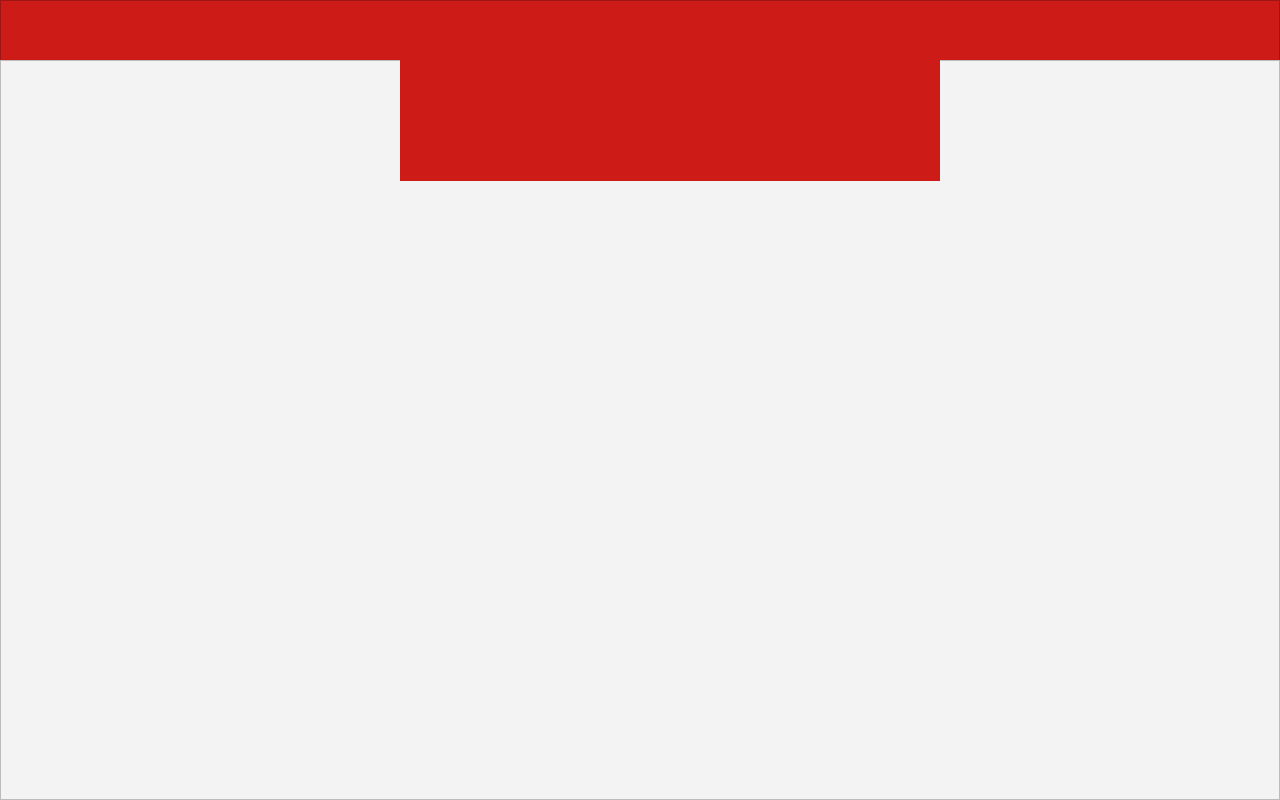
<?xml version="1.0" encoding="UTF-8"?>
<ui version="4.0">
 <class>MainWindow</class>
 <widget class="QMainWindow" name="MainWindow">
  <property name="geometry">
   <rect>
    <x>0</x>
    <y>0</y>
    <width>1280</width>
    <height>800</height>
   </rect>
  </property>
  <property name="windowTitle">
   <string>MainWindow</string>
  </property>
  <widget class="QWidget" name="centralwidget">
   <widget class="QFrame" name="background">
    <property name="geometry">
     <rect>
      <x>0</x>
      <y>0</y>
      <width>1280</width>
      <height>800</height>
     </rect>
    </property>
    <property name="styleSheet">
     <string notr="true">background-color: #F3F3F3;</string>
    </property>
    <property name="frameShape">
     <enum>QFrame::Shape::StyledPanel</enum>
    </property>
    <property name="frameShadow">
     <enum>QFrame::Shadow::Raised</enum>
    </property>
    <widget class="QFrame" name="frame">
     <property name="geometry">
      <rect>
       <x>0</x>
       <y>0</y>
       <width>1280</width>
       <height>61</height>
      </rect>
     </property>
     <property name="styleSheet">
      <string notr="true">background-color:#CD1C18;</string>
     </property>
     <property name="frameShape">
      <enum>QFrame::Shape::StyledPanel</enum>
     </property>
     <property name="frameShadow">
      <enum>QFrame::Shadow::Raised</enum>
     </property>
    </widget>
    <widget class="QFrame" name="frame_2">
     <property name="geometry">
      <rect>
       <x>0</x>
       <y>60</y>
       <width>1280</width>
       <height>740</height>
      </rect>
     </property>
     <property name="frameShape">
      <enum>QFrame::Shape::StyledPanel</enum>
     </property>
     <property name="frameShadow">
      <enum>QFrame::Shadow::Raised</enum>
     </property>
     <widget class="QLabel" name="logo">
      <property name="geometry">
       <rect>
        <x>400</x>
        <y>0</y>
        <width>540</width>
        <height>121</height>
       </rect>
      </property>
      <property name="styleSheet">
       <string notr="true">background-color: #CD1C18;</string>
      </property>
      <property name="text">
       <string/>
      </property>
      <property name="pixmap">
       <pixmap>resources/icons/logo.png</pixmap>
      </property>
      <property name="scaledContents">
       <bool>true</bool>
      </property>
     </widget>
    </widget>
   </widget>
  </widget>
 </widget>
 <resources/>
 <connections/>
</ui>
